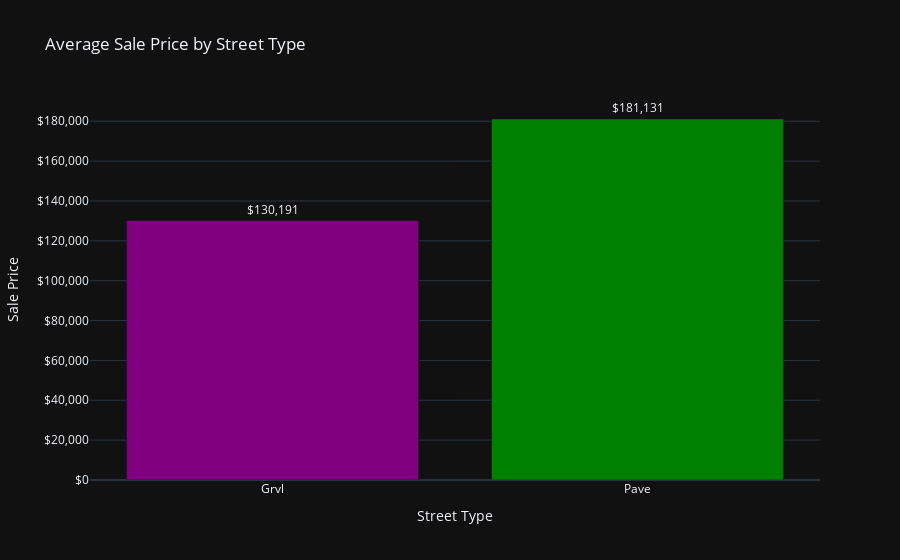

Here is the notebook cell this chart was saved with:
### Markdown cell above
# panw askisi

### Code cell
street_prices = df.groupby('Street')['SalePrice'].mean()
alley_prices = df.groupby('Alley')['SalePrice'].mean()

colors_street = np.where(street_prices.index == "Pave", 'purple', 'green')
fig5 = px.bar(x=street_prices.index, y=street_prices.values, title="Average Sale Price by Street Type",
              template='plotly_dark', text=street_prices.values,color = colors_street, color_discrete_sequence=['purple', 'green'])

fig5.update_traces(texttemplate='$%{text:,.0f}', textposition='outside')
fig5.update_yaxes(title='Sale Price', tickprefix='$', tickformat=',')
fig5.update_xaxes(title='Street Type')
fig5.update_layout(showlegend=False)

### Figure 1 — Plotly figure (JSON) as saved in the notebook; plotly's stock layout.template omitted (floating-point values rounded to 4 significant figures)
{"data": [{"alignmentgroup": "True", "hovertemplate": "color=green<br>x=%{x}<br>y=%{y}<br>text=%{text}<extra></extra>", "legendgroup": "green", "marker": {"color": "purple", "pattern": {"shape": ""}}, "name": "green", "offsetgroup": "green", "orientation": "v", "showlegend": true, "text": [130200.0], "textposition": "outside", "texttemplate": "$%{text:,.0f}", "type": "bar", "x": ["Grvl"], "xaxis": "x", "y": [130200.0], "yaxis": "y"}, {"alignmentgroup": "True", "hovertemplate": "color=purple<br>x=%{x}<br>y=%{y}<br>text=%{text}<extra></extra>", "legendgroup": "purple", "marker": {"color": "green", "pattern": {"shape": ""}}, "name": "purple", "offsetgroup": "purple", "orientation": "v", "showlegend": true, "text": [181100.0], "textposition": "outside", "texttemplate": "$%{text:,.0f}", "type": "bar", "x": ["Pave"], "xaxis": "x", "y": [181100.0], "yaxis": "y"}], "layout": {"barmode": "relative", "legend": {"title": {"text": "color"}, "tracegroupgap": 0}, "showlegend": false, "title": {"text": "Average Sale Price by Street Type"}, "xaxis": {"anchor": "y", "domain": [0, 1], "title": {"text": "Street Type"}}, "yaxis": {"anchor": "x", "domain": [0, 1], "tickformat": ",", "tickprefix": "$", "title": {"text": "Sale Price"}}}}
